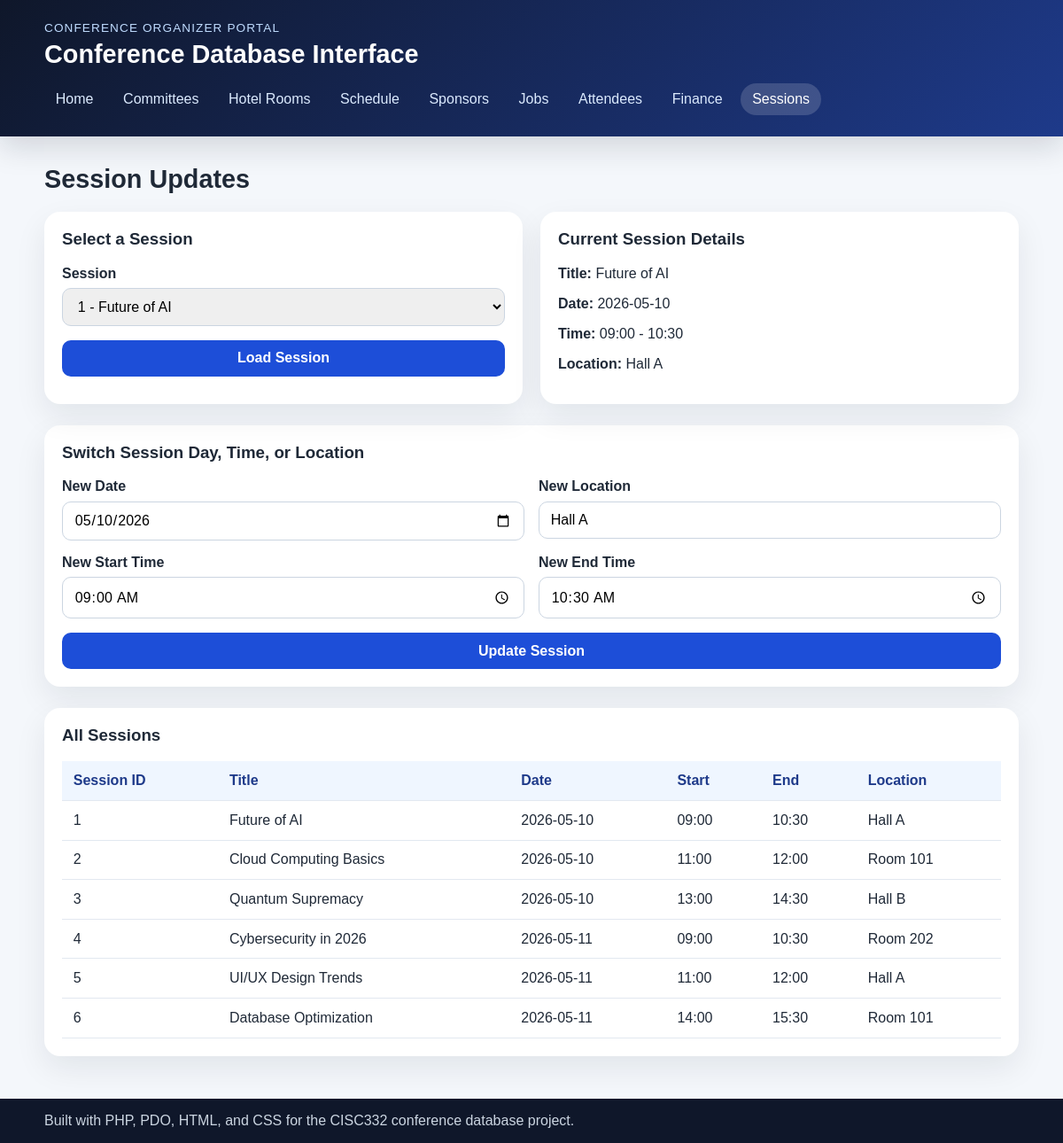
Screenshot of /sessions.php with the database file from the repository.
### tables this page shows
CREATE TABLE Session (
    sessID INT PRIMARY KEY,
    sessTitle VARCHAR(150) NOT NULL,
    sessDate DATE NOT NULL,
    sessLoc VARCHAR(100) NOT NULL,
    sessStart TIME NOT NULL,
    sessEnd TIME NOT NULL
);

### db.php (called while the page is built, shortened)
<?php
function db(): PDO
{
    static $pdo = null;
    if ($pdo instanceof PDO) {
        return $pdo;
    }
    $customDsn = getenv('DB_DSN');
    $driver = getenv('DB_DRIVER') ?: 'mysql';
    $host = getenv('DB_HOST') ?: '127.0.0.1';
    $port = getenv('DB_PORT') ?: '3306';
    $database = getenv('DB_NAME') ?: 'conferenceDB';
    $charset = getenv('DB_CHARSET') ?: 'utf8mb4';
    $username = getenv('DB_USER') ?: 'root';
    $password = getenv('DB_PASS');
    if ($password === false) {
        $password = '';
    }
    if ($customDsn !== false && $customDsn !== '') {
        $dsn = $customDsn;
    } else {
        $dsn = sprintf(
            '%s:host=%s;port=%s;dbname=%s;charset=%s',
            $driver,
            $host,
            $port,
            $database,
            $charset
        );
    }
    $pdo = new PDO(
        $dsn,
        $username,
        $password,
        [
            PDO::ATTR_ERRMODE => PDO::ERRMODE_EXCEPTION,
            PDO::ATTR_DEFAULT_FETCH_MODE => PDO::FETCH_ASSOC,
            PDO::ATTR_EMULATE_PREPARES => false,
        ]
    );
    return $pdo;
}

### sessions.php (the view, shortened to what this page needs)
<?php
require_once __DIR__ . '/helpers.php';
$sessions = fetch_all_rows(
    'SELECT sessID, sessTitle, sessDate, sessLoc, sessStart, sessEnd
     FROM Session
     ORDER BY sessDate, sessStart, sessTitle'
);
$selectedSessionId = isset($_GET['session_id']) ? (int) $_GET['session_id'] : 0;
if ($selectedSessionId === 0 && $sessions !== []) {
    $selectedSessionId = (int) $sessions[0]['sessID'];
}
$selectedSession = null;
if ($selectedSessionId > 0) {
    $selectedSession = fetch_one_row(
        'SELECT sessID, sessTitle, sessDate, sessLoc, sessStart, sessEnd
         FROM Session
         WHERE sessID = ?',
        [$selectedSessionId]
    );
}
?>
<section class="grid grid-2">
    <article class="form-card">
        <h3>Select a Session</h3>
        <form method="get">
            <div class="form-grid">
                <div class="field-full">
                    <label for="session_id">Session</label>
                    <select name="session_id" id="session_id">
                        <?php foreach ($sessions as $session): ?>
                            <option value="<?php echo e((string) $session['sessID']); ?>"<?php echo (int) $session['sessID'] === $selectedSessionId ? ' selected' : ''; ?>>
                                <?php echo e((string) $session['sessID']); ?> - <?php echo e($session['sessTitle']); ?>
                            </option>
                        <?php endforeach; ?>
                    </select>
                </div>
                <div class="field-full">
                    <button type="submit">Load Session</button>
                </div>
            </div>
        </form>
    </article>
    <article class="card">
        <h3>Current Session Details</h3>
        <?php if ($selectedSession === null): ?>
            <p class="empty-state">No session is currently selected.</p>
        <?php else: ?>
            <p><strong>Title:</strong> <?php echo e($selectedSession['sessTitle']); ?></p>
            <p><strong>Date:</strong> <?php echo e($selectedSession['sessDate']); ?></p>
            <p><strong>Time:</strong> <?php echo e(substr($selectedSession['sessStart'], 0, 5)); ?> - <?php echo e(substr($selectedSession['sessEnd'], 0, 5)); ?></p>
            <p><strong>Location:</strong> <?php echo e($selectedSession['sessLoc']); ?></p>
        <?php endif; ?>
    </article>
</section>
<section class="form-card" style="margin-top: 1.5rem;">
    <h3>Switch Session Day, Time, or Location</h3>
    <?php if ($selectedSession === null): ?>
        <p class="empty-state">Select a session first.</p>
    <?php else: ?>
        <form method="post">
            <div class="form-grid">
                <div class="field">
                    <label for="session_date">New Date</label>
                    <input type="date" id="session_date" name="session_date" value="<?php echo e($selectedSession['sessDate']); ?>" required>
                </div>
                <div class="field">
                    <label for="session_location">New Location</label>
                    <input type="text" id="session_location" name="session_location" value="<?php echo e($selectedSession['sessLoc']); ?>" required>
                </div>
                <div class="field">
                    <label for="session_start">New Start Time</label>
                    <input type="time" id="session_start" name="session_start" value="<?php echo e(substr($selectedSession['sessStart'], 0, 5)); ?>" required>
                </div>
                <div class="field">
                    <label for="session_end">New End Time</label>
                    <input type="time" id="session_end" name="session_end" value="<?php echo e(substr($selectedSession['sessEnd'], 0, 5)); ?>" required>
                </div>
                <div class="field-full">
                    <button type="submit">Update Session</button>
                </div>
            </div>
        </form>
    <?php endif; ?>
</section>
<section class="table-card" style="margin-top: 1.5rem;">
    <h3>All Sessions</h3>
    <?php if ($sessions === []): ?>
        <p class="empty-state">No sessions are available in the database.</p>
    <?php else: ?>
        <div class="table-wrap">
            <table>
                <thead>
                    <tr>
                        <th>Session ID</th>
                        <th>Title</th>
                        <th>Date</th>
                        <th>Start</th>
                        <th>End</th>
                        <th>Location</th>
                    </tr>
                </thead>
                <tbody>
                    <?php foreach ($sessions as $session): ?>
                        <tr>
                            <td><?php echo e((string) $session['sessID']); ?></td>
                            <td><?php echo e($session['sessTitle']); ?></td>
                            <td><?php echo e($session['sessDate']); ?></td>
                            <td><?php echo e(substr($session['sessStart'], 0, 5)); ?></td>
                            <td><?php echo e(substr($session['sessEnd'], 0, 5)); ?></td>
                            <td><?php echo e($session['sessLoc']); ?></td>
                        </tr>
                    <?php endforeach; ?>
                </tbody>
            </table>
        </div>
    <?php endif; ?>
</section>

### style.css (style rules this page uses)
* { box-sizing: border-box; }
body { margin: 0; font-family: Arial, Helvetica, sans-serif; background: #f4f7fb; color: #1f2937; }
.grid { display: grid; gap: 1.25rem; }
.grid-2 { grid-template-columns: repeat(2, minmax(0, 1fr)); }
.card, .form-card, .table-card, .stat-card { background: #ffffff; border-radius: 18px; padding: 1.25rem; box-shadow: 0 14px 35px rgba(15, 23, 42, 0.08); }
.card h3, .form-card h3, .table-card h3, .stat-card h3 { margin-top: 0; }
.form-grid { display: grid; grid-template-columns: repeat(2, minmax(0, 1fr)); gap: 1rem; }
.field, .field-full { display: flex; flex-direction: column; gap: 0.45rem; }
.field-full { grid-column: 1 / -1; }
label { font-weight: bold; }
input, select, button { font: inherit; padding: 0.7rem 0.8rem; border-radius: 10px; border: 1px solid #cbd5e1; }
button { background: #1d4ed8; color: #ffffff; border: none; cursor: pointer; font-weight: bold; }
.table-wrap { overflow-x: auto; }
table { width: 100%; border-collapse: collapse; }
th, td { padding: 0.8rem; border-bottom: 1px solid #e2e8f0; text-align: left; }
th { background: #eff6ff; color: #1e3a8a; }

### rows the page displays
session: sessTitle "Future of AI", sessDate "2026-05-10", sessStart "09:00", sessEnd "10:30", sessLoc "Hall A", session_date "05/10/2026", session_location "Hall A", session_start "09:00", session_end "10:30", sessID "1"
session: sessID "2", sessTitle "Cloud Computing Basics", sessDate "2026-05-10", sessStart "11:00", sessEnd "12:00", sessLoc "Room 101"
session: sessID "3", sessTitle "Quantum Supremacy", sessDate "2026-05-10", sessStart "13:00", sessEnd "14:30", sessLoc "Hall B"
session: sessID "4", sessTitle "Cybersecurity in 2026", sessDate "2026-05-11", sessStart "09:00", sessEnd "10:30", sessLoc "Room 202"
session: sessID "5", sessTitle "UI/UX Design Trends", sessDate "2026-05-11", sessStart "11:00", sessEnd "12:00", sessLoc "Hall A"
session: sessID "6", sessTitle "Database Optimization", sessDate "2026-05-11", sessStart "14:00", sessEnd "15:30", sessLoc "Room 101"

### other values shown
$label "Home"
$label "Committees"
$label "Hotel Rooms"
$label "Schedule"
$label "Sponsors"
$label "Jobs"
$label "Attendees"
$label "Finance"
$label "Sessions"
$title "Session Updates"
form field session_id "1 - Future of AI"
